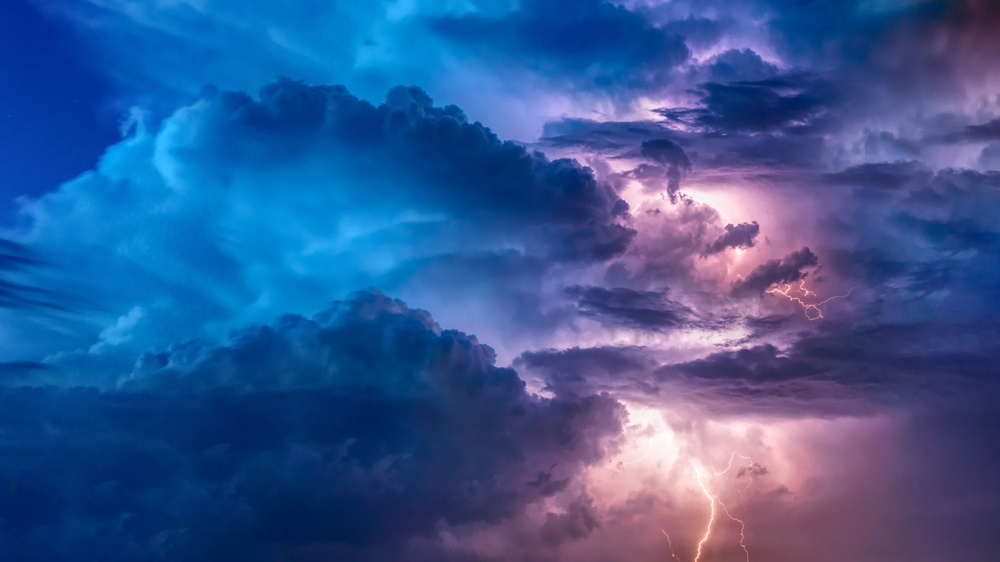
#> input picture image.jpg, 1000 x 562 px, shrunk from 6000 x 3375 before the run, found by its file name
$ python opencvproject.py
#> lines starting #> are read from the running program, lines starting #| are printed output that depends on the picture; long printed decimals are rounded
import cv2
import numpy as np

image_path = "image.jpg"
img = cv2.imread(image_path)
#> img is the input picture: shape (562, 1000, 3); mean B, G, R 147.2, 87.7, 53.2

h, w, c = img.shape
#> h = 562; w = 1000; c = 3
print("IMAGE FORENSICS REPORT")
print("Height:", h)
#| Height: 562
print("Width :", w)
#| Width : 1000
print("Channels:", c)
#| Channels: 3

horizontal_flip = cv2.flip(img, 1)#flip horizontally
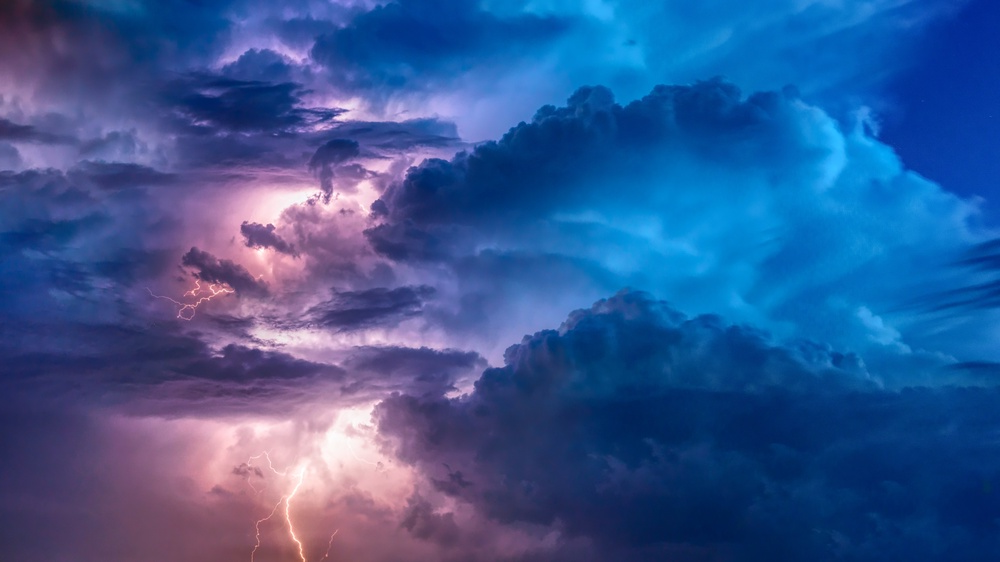
#> horizontal_flip: shape (562, 1000, 3); mean B, G, R 147.2, 87.7, 53.2
vertical_flip = cv2.flip(img, 0)#flip vertically
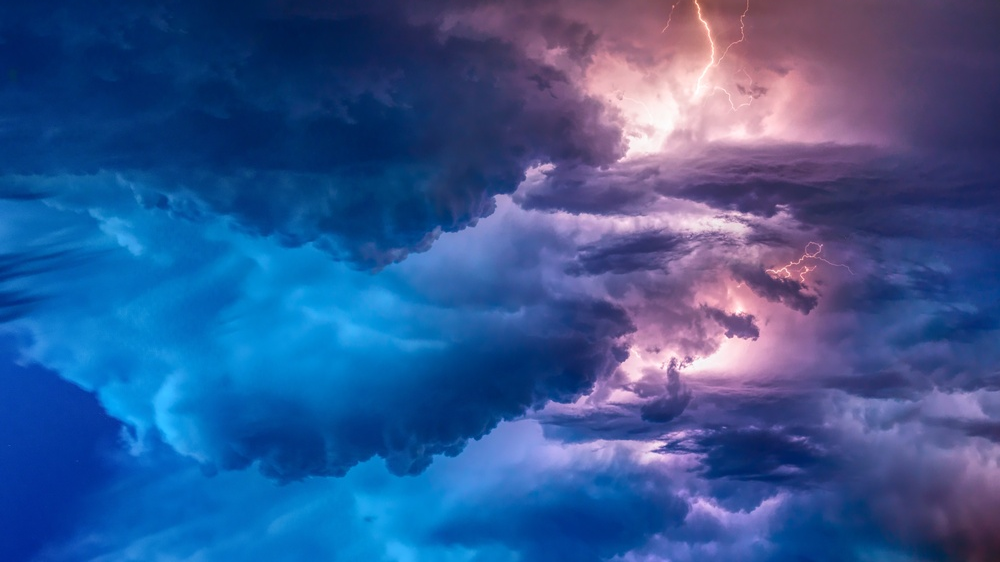
#> vertical_flip: shape (562, 1000, 3); mean B, G, R 147.2, 87.7, 53.2

horizontal_symmetry = np.array_equal(img, horizontal_flip)
#> horizontal_symmetry = False
vertical_symmetry = np.array_equal(img, vertical_flip)
#> vertical_symmetry = False

print("Sumetry Analysis")
print("Horizontal symmetry :", "yes" if horizontal_symmetry else "no")#check if the image is same when flipped horizontally
#| Horizontal symmetry : no
print("Vertical symmetry   :", "yes" if vertical_symmetry else "no")#check if the image is same when flipped vertically
#| Vertical symmetry   : no

blue = img[:, :, 0]#blue channel
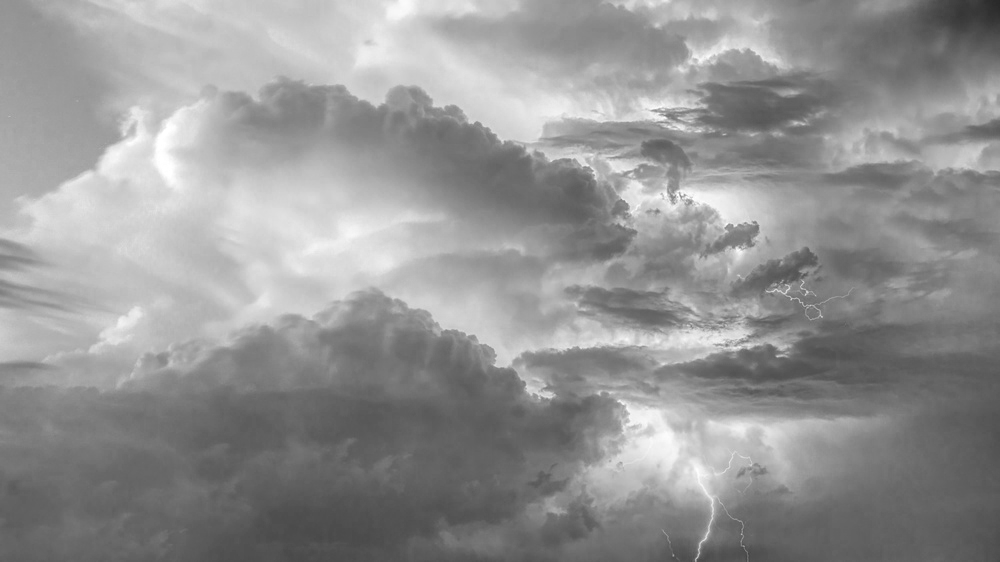
#> blue: shape (562, 1000); min 40, max 255, mean 147.2
green = img[:, :, 1]#green channel
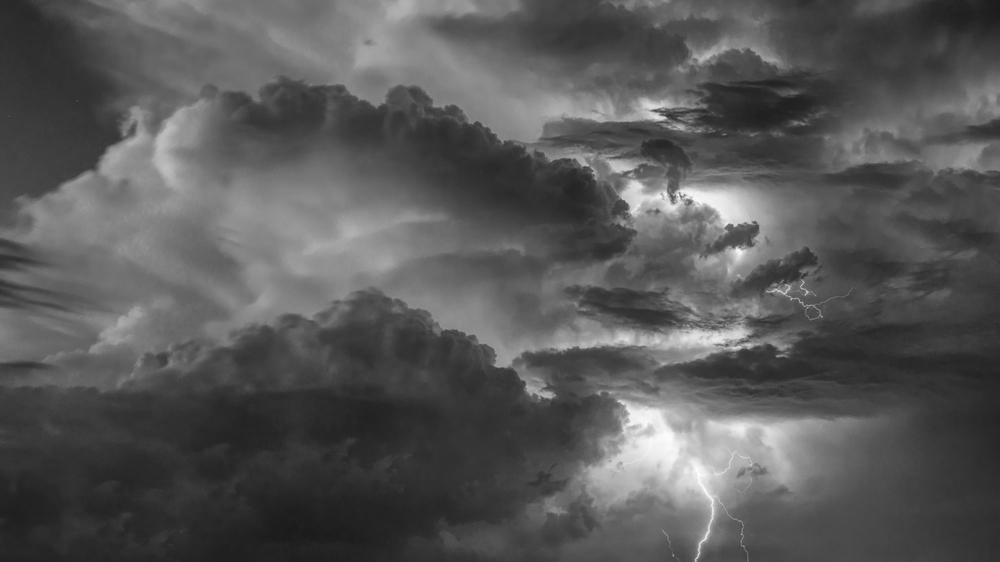
#> green: shape (562, 1000); min 26, max 254, mean 87.7
red = img[:, :, 2]#red channel
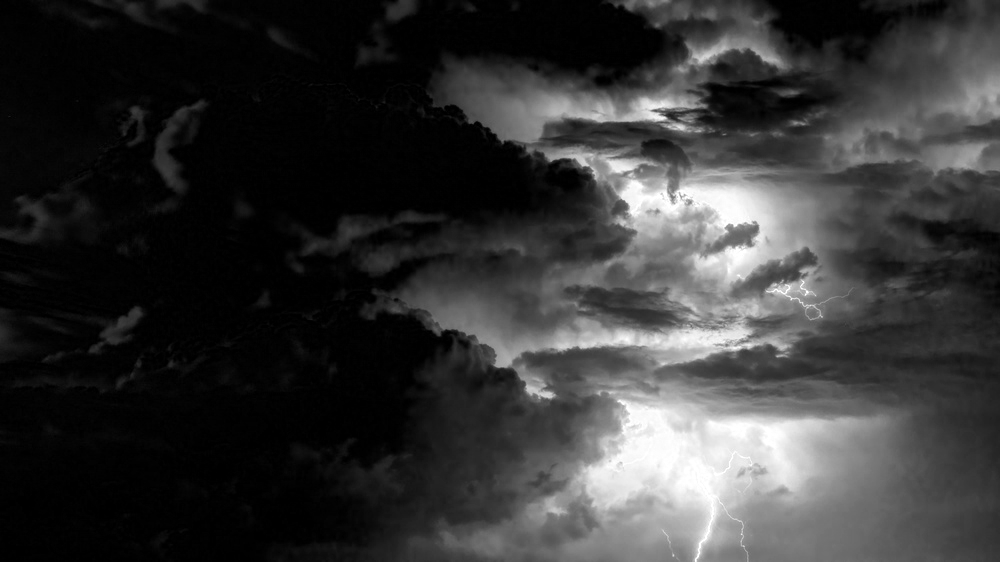
#> red: shape (562, 1000); min 0, max 255, mean 53.2

total_mean = img.mean()
#> total_mean = 96.03

blue_ratio = blue.mean() / total_mean
#> blue_ratio = 1.53
green_ratio = green.mean() / total_mean
#> green_ratio = 0.913
red_ratio = red.mean() / total_mean
#> red_ratio = 0.553

print("CHANNEL DOMINANCE REPORT")
print("Blue channel dominance ratio : ",blue_ratio)
#| Blue channel dominance ratio :  1.533
print("Blue channel influence :", "HIGH" if blue_ratio > 1.1 else "LOW" if blue_ratio < 0.9 else "NORMAL")
#| Blue channel influence : HIGH

print("Green channel dominance ratio : ",green_ratio)
#| Green channel dominance ratio :  0.9134
print("Green channel influence :", "HIGH" if green_ratio > 1.1 else "LOW" if green_ratio < 0.9 else "NORMAL")
#| Green channel influence : NORMAL

print("Red channel dominance ratio : ",red_ratio)
#| Red channel dominance ratio :  0.5535
print("Red channel influence :", "HIGH" if red_ratio > 1.1 else "LOW" if red_ratio < 0.9 else "NORMAL")
#| Red channel influence : LOW

cv2.imshow("Original Image", img)
cv2.waitKey(0)
cv2.destroyAllWindows()

cv2.imshow("Blue Channel", blue)
cv2.waitKey(0)
cv2.destroyAllWindows()

cv2.imshow("Green Channel", green)
cv2.waitKey(0)
cv2.destroyAllWindows()

cv2.imshow("Red Channel", red)
cv2.waitKey(0)
cv2.destroyAllWindows()

cv2.imwrite("blue_channel.jpg", blue)
cv2.imwrite("green_channel.jpg", green)
cv2.imwrite("red_channel.jpg", red)

print("\nForensic output files saved:")
print("- blue_channel.jpg")
print("- green_channel.jpg")
print("- red_channel.jpg")

$ run again, with lane detection.jpg copied over image.jpg
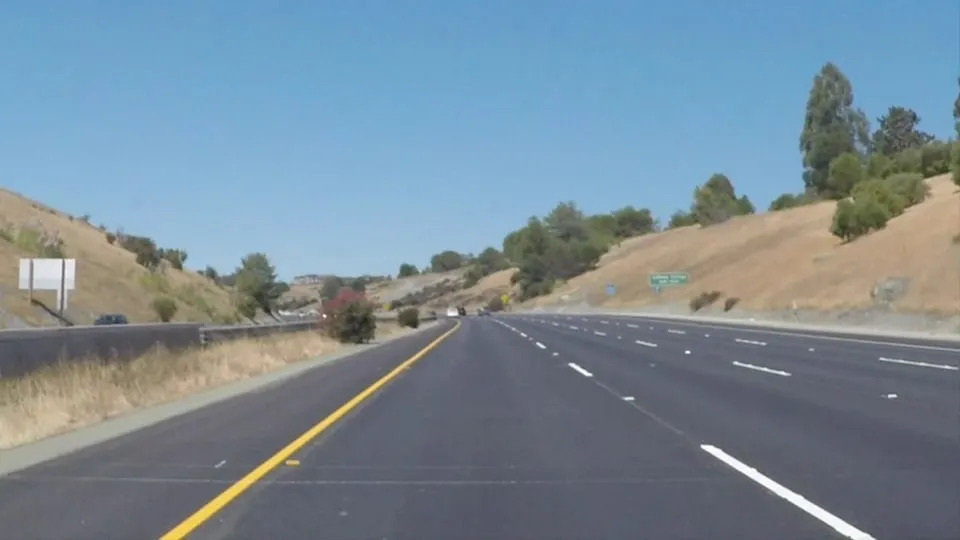
#> input picture lane detection.jpg, 960 x 540 px, found by its file name
#> img is the input picture: shape (540, 960, 3); mean B, G, R 151.5, 138.9, 120.8
#| Height: 540
#| Width : 960
#| Channels: 3
#> `vertical_flip = cv2.flip(img, 0)#flip vertically`:
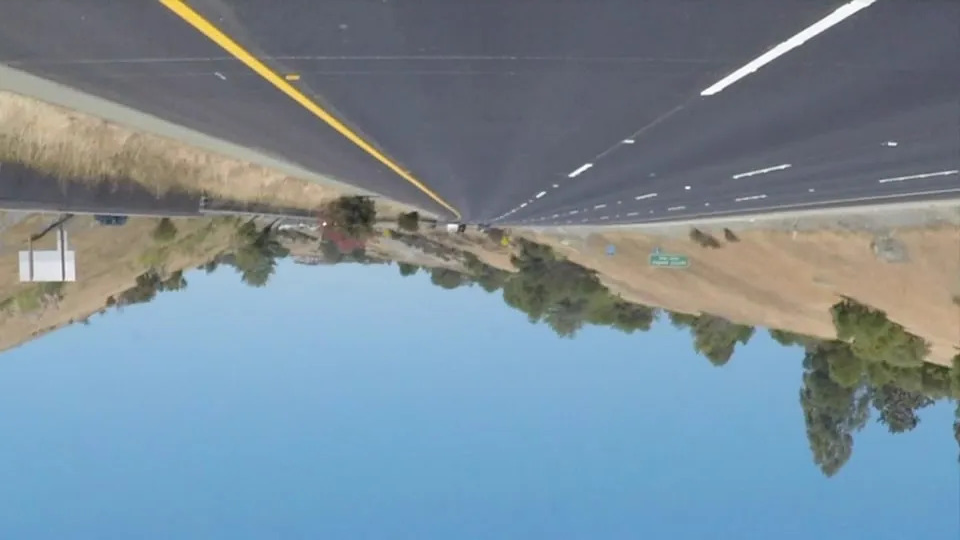
#> vertical_flip: shape (540, 960, 3); mean B, G, R 151.5, 138.9, 120.8
#> horizontal_symmetry = False
#| Horizontal symmetry : no
#| Vertical symmetry   : no
#> `red = img[:, :, 2]#red channel`:
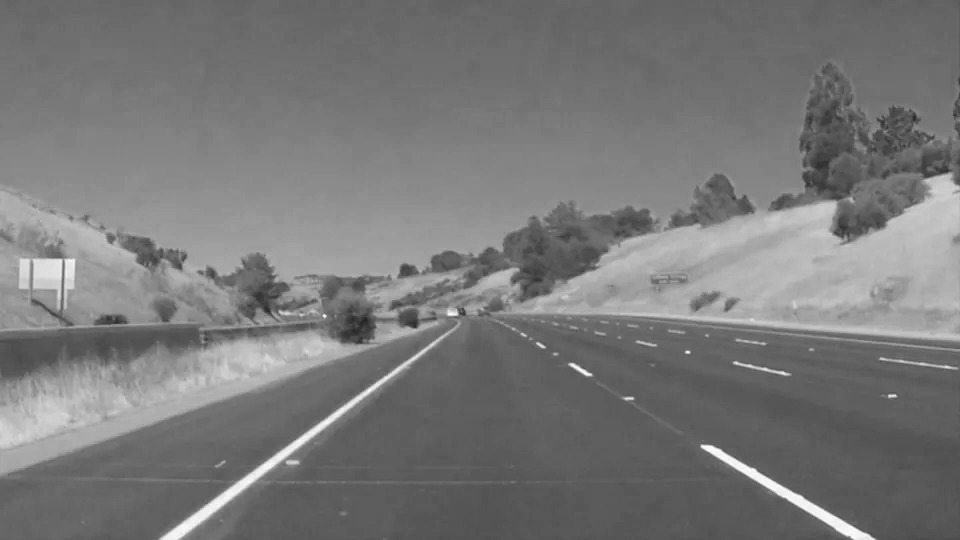
#> red: shape (540, 960); min 32, max 255, mean 120.8
#> total_mean = 137.1
#> blue_ratio = 1.11
#> green_ratio = 1.01
#> red_ratio = 0.881
#| Blue channel dominance ratio :  1.105
#| Blue channel influence : HIGH
#| Green channel dominance ratio :  1.014
#| Green channel influence : NORMAL
#| Red channel dominance ratio :  0.8813
#| Red channel influence : LOW
